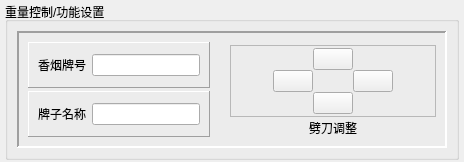
          <widget class="QWidget" name="mp5">
           <layout class="QVBoxLayout" name="verticalLayout_33">
            <property name="spacing">
             <number>6</number>
            </property>
            <property name="leftMargin">
             <number>5</number>
            </property>
            <property name="topMargin">
             <number>2</number>
            </property>
            <property name="rightMargin">
             <number>5</number>
            </property>
            <property name="bottomMargin">
             <number>2</number>
            </property>
            <item>
             <widget class="QGroupBox" name="groupBox_24">
              <property name="title">
               <string>重量控制/功能设置</string>
              </property>
              <layout class="QVBoxLayout" name="verticalLayout_54">
               <item>
                <widget class="QFrame" name="frame1">
                 <property name="frameShape">
                  <enum>QFrame::Panel</enum>
                 </property>
                 <property name="frameShadow">
                  <enum>QFrame::Sunken</enum>
                 </property>
                 <property name="lineWidth">
                  <number>2</number>
                 </property>
                 <layout class="QGridLayout" name="gridLayout_9">
                  <property name="horizontalSpacing">
                   <number>20</number>
                  </property>
                  <property name="verticalSpacing">
                   <number>3</number>
                  </property>
                  <item row="0" column="0" rowspan="3">
                   <layout class="QGridLayout" name="gridLayout_8">
                    <property name="horizontalSpacing">
                     <number>10</number>
                    </property>
                    <property name="verticalSpacing">
                     <number>5</number>
                    </property>
                    <item row="0" column="0" colspan="2">
                     <layout class="QVBoxLayout" name="verticalLayout_59">
                      <property name="spacing">
                       <number>3</number>
                      </property>
                      <item>
                       <widget class="QFrame" name="frame_20">
                        <property name="frameShape">
                         <enum>QFrame::Panel</enum>
                        </property>
                        <property name="frameShadow">
                         <enum>QFrame::Raised</enum>
                        </property>
                        <property name="lineWidth">
                         <number>1</number>
                        </property>
                        <layout class="QHBoxLayout" name="horizontalLayout">
                         <item>
                          <widget class="QLabel" name="label_3">
                           <property name="frameShape">
                            <enum>QFrame::NoFrame</enum>
                           </property>
                           <property name="text">
                            <string>香烟牌号</string>
                           </property>
                          </widget>
                         </item>
                         <item>
                          <widget class="QLineEdit" name="lineEdit_paihao">
                           <property name="alignment">
                            <set>Qt::AlignCenter</set>
                           </property>
                           <property name="readOnly">
                            <bool>true</bool>
                           </property>
                          </widget>
                         </item>
                        </layout>
                       </widget>
                      </item>
                      <item>
                       <widget class="QFrame" name="frame_21">
                        <property name="frameShape">
                         <enum>QFrame::Panel</enum>
                        </property>
                        <property name="frameShadow">
                         <enum>QFrame::Raised</enum>
                        </property>
                        <property name="lineWidth">
                         <number>1</number>
                        </property>
                        <layout class="QHBoxLayout" name="horizontalLayout_31">
                         <item>
                          <widget class="QLabel" name="label_5">
                           <property name="frameShape">
                            <enum>QFrame::NoFrame</enum>
                           </property>
                           <property name="text">
                            <string>牌子名称</string>
                           </property>
                          </widget>
                         </item>
                         <item>
                          <widget class="QLineEdit" name="lineEdit_mincheng">
                           <property name="alignment">
                            <set>Qt::AlignCenter</set>
                           </property>
                           <property name="readOnly">
                            <bool>true</bool>
                           </property>
                          </widget>
                         </item>
                        </layout>
                       </widget>
                      </item>
                     </layout>
                    </item>
                    <item row="1" column="0">
                     <layout class="QVBoxLayout" name="v1">
                      <property name="spacing">
                       <number>2</number>
                      </property>
                     </layout>
                    </item>
                    <item row="1" column="1">
                     <layout class="QVBoxLayout" name="v2">
                      <property name="spacing">
                       <number>2</number>
                      </property>
                     </layout>
                    </item>
                    <item row="2" column="0">
                     <layout class="QVBoxLayout" name="v3">
                      <property name="spacing">
                       <number>2</number>
                      </property>
                     </layout>
                    </item>
                    <item row="2" column="1">
                     <layout class="QVBoxLayout" name="v4">
                      <property name="spacing">
                       <number>2</number>
                      </property>
                     </layout>
                    </item>
                   </layout>
                  </item>
                  <item row="0" column="1">
                   <layout class="QVBoxLayout" name="l1"/>
                  </item>
                  <item row="0" column="2">
                   <layout class="QVBoxLayout" name="l2">
                    <property name="spacing">
                     <number>2</number>
                    </property>
                   </layout>
                  </item>
                  <item row="1" column="1">
                   <layout class="QVBoxLayout" name="l3"/>
                  </item>
                  <item row="1" column="2">
                   <layout class="QVBoxLayout" name="l4">
                    <property name="spacing">
                     <number>2</number>
                    </property>
                   </layout>
                  </item>
                  <item row="2" column="2">
                   <layout class="QVBoxLayout" name="verticalLayout_72">
                    <property name="spacing">
                     <number>2</number>
                    </property>
                    <item>
                     <widget class="QFrame" name="frame_30">
                      <property name="frameShape">
                       <enum>QFrame::StyledPanel</enum>
                      </property>
                      <property name="frameShadow">
                       <enum>QFrame::Raised</enum>
                      </property>
                      <layout class="QGridLayout" name="gridLayout_3">
                       <property name="margin">
                        <number>2</number>
                       </property>
                       <property name="spacing">
                        <number>0</number>
                       </property>
                       <item row="0" column="2">
                        <widget class="QPushButton" name="up">
                         <property name="sizePolicy">
                          <sizepolicy hsizetype="Preferred" vsizetype="Preferred">
                           <horstretch>0</horstretch>
                           <verstretch>0</verstretch>
                          </sizepolicy>
                         </property>
                         <property name="text">
                          <string/>
                         </property>
                         <property name="icon">
                          <iconset resource="source.qrc">
                           <normaloff>:/sources/up.png</normaloff>:/sources/up.png</iconset>
                         </property>
                         <property name="iconSize">
                          <size>
                           <width>16</width>
                           <height>16</height>
                          </size>
                         </property>
                         <attribute name="buttonGroup">
                          <string>buttonGroupTZ</string>
                         </attribute>
                        </widget>
                       </item>
                       <item row="1" column="0">
                        <spacer name="horizontalSpacer_9">
                         <property name="orientation">
                          <enum>Qt::Horizontal</enum>
                         </property>
                         <property name="sizeHint" stdset="0">
                          <size>
                           <width>40</width>
                           <height>20</height>
                          </size>
                         </property>
                        </spacer>
                       </item>
                       <item row="1" column="1">
                        <widget class="QPushButton" name="left">
                         <property name="sizePolicy">
                          <sizepolicy hsizetype="Preferred" vsizetype="Preferred">
                           <horstretch>0</horstretch>
                           <verstretch>0</verstretch>
                          </sizepolicy>
                         </property>
                         <property name="text">
                          <string/>
                         </property>
                         <property name="icon">
                          <iconset resource="source.qrc">
                           <normaloff>:/sources/back.png</normaloff>:/sources/back.png</iconset>
                         </property>
                         <property name="iconSize">
                          <size>
                           <width>16</width>
                           <height>16</height>
                          </size>
                         </property>
                         <attribute name="buttonGroup">
                          <string>buttonGroupTZ</string>
                         </attribute>
                        </widget>
                       </item>
                       <item row="1" column="3">
                        <widget class="QPushButton" name="right">
                         <property name="sizePolicy">
                          <sizepolicy hsizetype="Preferred" vsizetype="Preferred">
                           <horstretch>0</horstretch>
                           <verstretch>0</verstretch>
                          </sizepolicy>
                         </property>
                         <property name="text">
                          <string/>
                         </property>
                         <property name="icon">
                          <iconset resource="source.qrc">
                           <normaloff>:/sources/next.png</normaloff>:/sources/next.png</iconset>
                         </property>
                         <property name="iconSize">
                          <size>
                           <width>16</width>
                           <height>16</height>
                          </size>
                         </property>
                         <attribute name="buttonGroup">
                          <string>buttonGroupTZ</string>
                         </attribute>
                        </widget>
                       </item>
                       <item row="1" column="4">
                        <spacer name="horizontalSpacer_10">
                         <property name="orientation">
                          <enum>Qt::Horizontal</enum>
                         </property>
                         <property name="sizeHint" stdset="0">
                          <size>
                           <width>40</width>
                           <height>20</height>
                          </size>
                         </property>
                        </spacer>
                       </item>
                       <item row="2" column="2">
                        <widget class="QPushButton" name="down">
                         <property name="sizePolicy">
                          <sizepolicy hsizetype="Preferred" vsizetype="Preferred">
                           <horstretch>0</horstretch>
                           <verstretch>0</verstretch>
                          </sizepolicy>
                         </property>
                         <property name="text">
                          <string/>
                         </property>
                         <property name="icon">
                          <iconset resource="source.qrc">
                           <normaloff>:/sources/down.png</normaloff>:/sources/down.png</iconset>
                         </property>
                         <property name="iconSize">
                          <size>
                           <width>16</width>
                           <height>16</height>
                          </size>
                         </property>
                         <attribute name="buttonGroup">
                          <string>buttonGroupTZ</string>
                         </attribute>
                        </widget>
                       </item>
                      </layout>
                     </widget>
                    </item>
                    <item>
                     <widget class="QLabel" name="label_39">
                      <property name="text">
                       <string>劈刀调整</string>
                      </property>
                      <property name="alignment">
                       <set>Qt::AlignCenter</set>
                      </property>
                     </widget>
                    </item>
                   </layout>
                  </item>
                 </layout>
                </widget>
               </item>
              </layout>
             </widget>
            </item>
           </layout>
          </widget>
